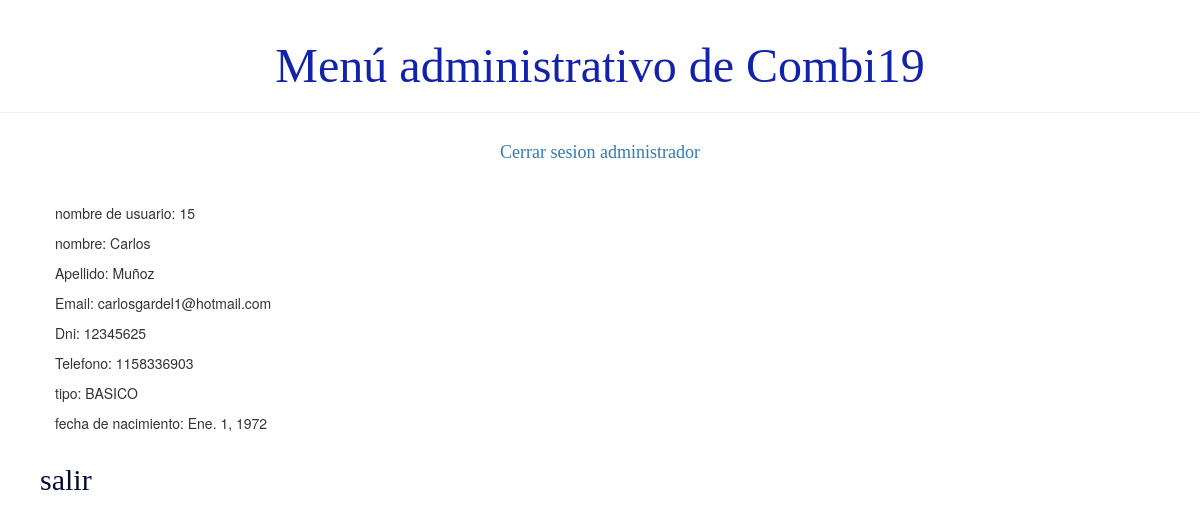
The page /usuario/listaPasajero/11/ (signed in) on the database as committed earlier.
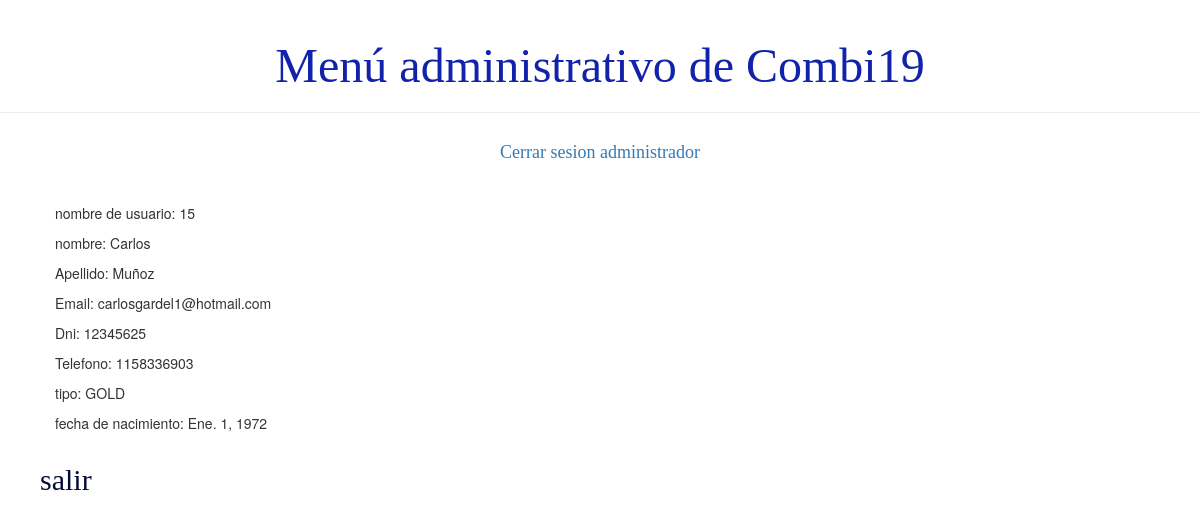
The same page on the database as committed later.
### demo1/models.py (models this page shows, shortened)
class Persona(models.Model):
    usuario = models.ForeignKey('auth.User', on_delete=models.CASCADE)
    dni = models.IntegerField()
    telefono = models.BigIntegerField()
    activo = models.BooleanField(default=True)

class Pasajero(Persona):
    TIPOS_PLANES = (
        ('BASICO', 'BASICO'),
        ('GOLD', 'GOLD'),)
    tipo = models.CharField(max_length=6, choices=TIPOS_PLANES)
    fecha_de_nacimiento = models.DateField()

class Persona(models.Model):
    usuario = models.ForeignKey('auth.User', on_delete=models.CASCADE)
    dni = models.IntegerField()
    telefono = models.BigIntegerField()
    activo = models.BooleanField(default=True)

### demo1/views.py (the view)
# urls.py: path('usuario/listaPasajero/<int:pk>/', views.detalle_pasajero, name='detalle_pasajero'),
def detalle_pasajero(request, pk):
    pasajero = Pasajero.objects.filter(pk=pk)
    return render(request, 'demo1/detalle/detalle_pasajero.html', {'pasajero': pasajero})

### demo1/templates/demo1/detalle/detalle_pasajero.html (shortened to what this page needs)
{% extends 'demo1/base.html' %}
{% block content %}
    <div class="pasajero">
        {% for p in pasajero%}
            <p>nombre de usuario: {{ p.usuario.username }}</div>
            <p>nombre: {{ p.usuario.first_name }}</p>
            <p>Apellido: {{ p.usuario.last_name }}</p>
            <p>Email: {{ p.usuario.email }}</p>
            <p>Dni: {{ p.dni }}</p>
            <p>Telefono: {{ p.telefono }}</p>
            <p>tipo:  {{p.tipo}} </p>
            <p>fecha de nacimiento: {{ p.fecha_de_nacimiento }}</p>
        {%endfor%}
    </div>
    <div>
        <h2><a href="{% url 'principal' %}"> salir</a></h2>
    </div>
{% endblock %}

Rows that differ between the two databases and show on the page:
changed Pasajero "Carlos": tipo "BASICO" → "GOLD"
